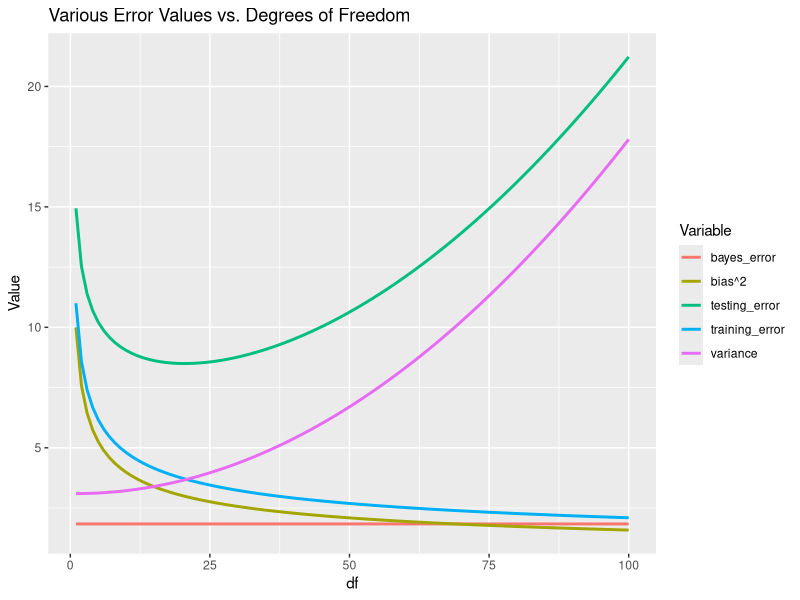

R code for this plot:
library(tidyverse)

# Generate the curves to be plotted
df = 1:100
bias2 = 10/(df^0.4)
variance = 0.006*((df-1)/2)^2 + 3.1
train = 11/(df^0.36)
bayes = rep(1.84, 100)
test = bias2 + variance + bayes

data = data.frame( rep(1:100, 5), rep(c("bias^2", "variance", "training_error", "testing_error", "bayes_error"), each=100)  )
data = data.frame(data, c(bias2,variance,train,test,bayes  ))
names(data) = c("df", "Variable", "Value")

# Plot them
plt <- ggplot(data=data, aes(x=df, y=Value, group=Variable))+
  geom_line(aes(color=Variable), linewidth=1)+
  labs(x="df", y="Value")+
  ggtitle("Various Error Values vs. Degrees of Freedom")

plt

















